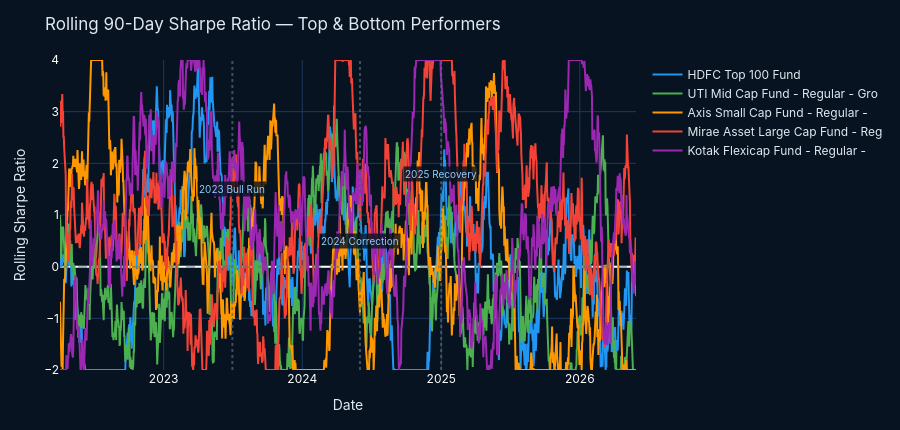

The notebook cell this image was saved under:
### Code cell
# Plot rolling Sharpe
colors_seq = [BLUE, GREEN, ORANGE, RED, "#9C27B0"]
fig3 = go.Figure()
for i, col in enumerate(rs_df.columns):
    fig3.add_trace(go.Scatter(x=rs_df.index, y=rs_df[col].clip(-2,4),
        name=col, mode="lines", line=dict(color=colors_seq[i%5], width=2),
        hovertemplate="<b>" + col + "</b><br>%{x|%d %b %Y}: %{y:.2f}<extra></extra>"))

for event, date, pos in [("2023 Bull Run","2023-07-01",1.5),
                          ("2024 Correction","2024-06-01",0.5),
                          ("2025 Recovery","2025-01-01",1.8)]:
    fig3.add_vline(x=date, line_dash="dot", line_color="#546e7a", opacity=0.7)
    fig3.add_annotation(x=date, y=pos, text=event, showarrow=False,
        font=dict(size=10, color="#90caf9"), bgcolor="rgba(7,19,32,0.8)")

fig3.add_hline(y=0, line_dash="dash", line_color="#546e7a", opacity=0.5)
fig3.update_layout(**LAYOUT,
    title="Rolling 90-Day Sharpe Ratio — Top & Bottom Performers",
    height=430, hovermode="x unified",
    xaxis=dict(title="Date", gridcolor="#1e3a5f", tickfont=dict(color="white")),
    yaxis=dict(title="Rolling Sharpe Ratio", gridcolor="#1e3a5f",
               tickfont=dict(color="white"), range=[-2,4]))
fig3.show()

# Save PNG
try:
    fig3.write_image(f"{RPT}/rolling_sharpe_chart.png", width=1200, height=500)
    print(f"Saved: {RPT}/rolling_sharpe_chart.png")
except Exception as e:
    print(f"PNG save skipped (install kaleido): {e}")

### Figure 1 — Plotly figure (JSON) as saved in the notebook; plotly's stock layout.template omitted (floating-point values rounded to 4 significant figures; data arrays with more than 128 entries replaced by an {"elided": "..."} marker saying what was removed)
{"data": [{"hovertemplate": "<b>HDFC Top 100 Fund</b><br>%{x|%d %b %Y}: %{y:.2f}<extra></extra>", "line": {"color": "#2196F3", "width": 2}, "mode": "lines", "name": "HDFC Top 100 Fund", "type": "scatter", "x": {"elided": "1518 str values"}, "y": {"elided": "1518 float values"}}, {"hovertemplate": "<b>UTI Mid Cap Fund - Regular - Gro</b><br>%{x|%d %b %Y}: %{y:.2f}<extra></extra>", "line": {"color": "#4CAF50", "width": 2}, "mode": "lines", "name": "UTI Mid Cap Fund - Regular - Gro", "type": "scatter", "x": {"elided": "1518 str values"}, "y": {"elided": "1518 float values"}}, {"hovertemplate": "<b>Axis Small Cap Fund - Regular - </b><br>%{x|%d %b %Y}: %{y:.2f}<extra></extra>", "line": {"color": "#FF9800", "width": 2}, "mode": "lines", "name": "Axis Small Cap Fund - Regular - ", "type": "scatter", "x": {"elided": "1518 str values"}, "y": {"elided": "1518 float values"}}, {"hovertemplate": "<b>Mirae Asset Large Cap Fund - Reg</b><br>%{x|%d %b %Y}: %{y:.2f}<extra></extra>", "line": {"color": "#F44336", "width": 2}, "mode": "lines", "name": "Mirae Asset Large Cap Fund - Reg", "type": "scatter", "x": {"elided": "1518 str values"}, "y": {"elided": "1518 float values"}}, {"hovertemplate": "<b>Kotak Flexicap Fund - Regular - </b><br>%{x|%d %b %Y}: %{y:.2f}<extra></extra>", "line": {"color": "#9C27B0", "width": 2}, "mode": "lines", "name": "Kotak Flexicap Fund - Regular - ", "type": "scatter", "x": {"elided": "1518 str values"}, "y": {"elided": "1518 float values"}}], "layout": {"annotations": [{"bgcolor": "rgba(7,19,32,0.8)", "font": {"color": "#90caf9", "size": 10}, "showarrow": false, "text": "2023 Bull Run", "x": "2023-07-01", "y": 1.5}, {"bgcolor": "rgba(7,19,32,0.8)", "font": {"color": "#90caf9", "size": 10}, "showarrow": false, "text": "2024 Correction", "x": "2024-06-01", "y": 0.5}, {"bgcolor": "rgba(7,19,32,0.8)", "font": {"color": "#90caf9", "size": 10}, "showarrow": false, "text": "2025 Recovery", "x": "2025-01-01", "y": 1.8}], "font": {"color": "#e0e8f0", "family": "Inter"}, "height": 430, "hovermode": "x unified", "margin": {"b": 60, "l": 60, "r": 40, "t": 60}, "paper_bgcolor": "#071320", "plot_bgcolor": "#071320", "shapes": [{"line": {"color": "#546e7a", "dash": "dot"}, "opacity": 0.7, "type": "line", "x0": "2023-07-01", "x1": "2023-07-01", "xref": "x", "y0": 0, "y1": 1, "yref": "y domain"}, {"line": {"color": "#546e7a", "dash": "dot"}, "opacity": 0.7, "type": "line", "x0": "2024-06-01", "x1": "2024-06-01", "xref": "x", "y0": 0, "y1": 1, "yref": "y domain"}, {"line": {"color": "#546e7a", "dash": "dot"}, "opacity": 0.7, "type": "line", "x0": "2025-01-01", "x1": "2025-01-01", "xref": "x", "y0": 0, "y1": 1, "yref": "y domain"}, {"line": {"color": "#546e7a", "dash": "dash"}, "opacity": 0.5, "type": "line", "x0": 0, "x1": 1, "xref": "x domain", "y0": 0, "y1": 0, "yref": "y"}], "title": {"text": "Rolling 90-Day Sharpe Ratio — Top & Bottom Performers"}, "xaxis": {"gridcolor": "#1e3a5f", "tickfont": {"color": "white"}, "title": {"text": "Date"}}, "yaxis": {"gridcolor": "#1e3a5f", "range": [-2, 4], "tickfont": {"color": "white"}, "title": {"text": "Rolling Sharpe Ratio"}}}}
